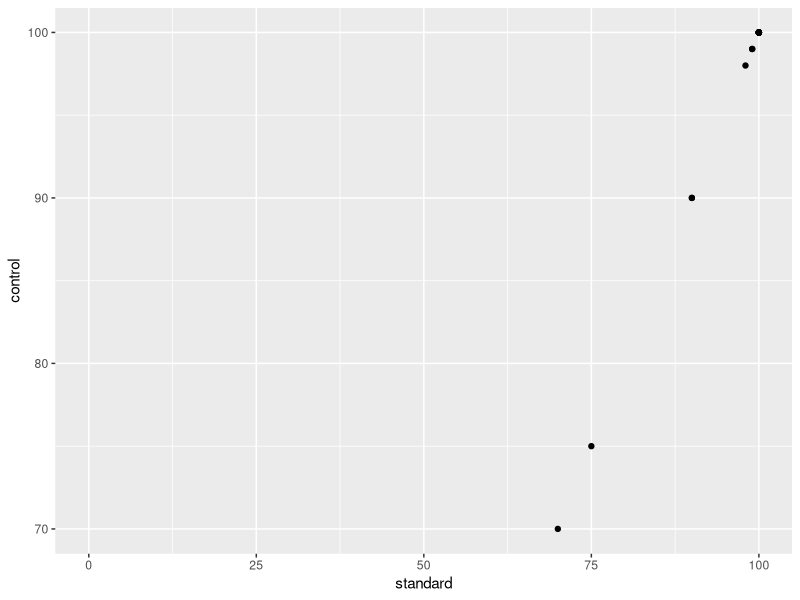

Here is the R script that generated this plot:
## ---- chunk 1
library(tidyverse)
## ---- chunk 2
data <- read.csv("Bats_Balls_2025-10-02.csv") |>
  filter(DistributionChannel == "anonymous" & Progress == "100") |>
  select(
    subject_id = ResponseId,
    date = EndDate, 
    
    cost_pencil_control = 'Pencil.Control',
    conf_pencil_control = 'Conf..Pencil.Control', 
    cost_magazine_control = Magazine_Control,
    conf_magazine_control = 'Conf..Mag..Control',
  
    cost_magazine_standard = 'Magazine.Standard', 
    conf_magazine_standard = 'Conf..Mag..Stand.', 
    cost_pencil_standard = Pencil_Standard,
    conf_pencil_standard = 'Conf..Pencil.Stand.', 
    familiar = Q10
  )
## ---- chunk 3
data
## ---- chunk 4
data_cost <- data |>
  select(subject_id, date, 
         contains("cost"))
## ---- chunk 5
data_conf <- data |>
  select(subject_id, date, 
         contains("conf"))
## ---- chunk 6
cost_long <- data_cost |>
  pivot_longer(contains("cost")) |>
  separate(name, into = c("DV", "objet", "item"), sep = "_") |>
  mutate(
    cost_clean = parse_number(value) < 1 - parse_number(value)*100,
    cost_check = parse_number(value) >= 1 - parse_number(value)
  ) |>
  filter(!is.na(cost_clean))
## ---- chunk 7
cost_long |>
 group_by(item, cost_clean) |>
  summarise(n = n())
## ---- chunk 8
  conf_long <- data_conf |>
  pivot_longer(contains("conf")) |>
  separate(name, into = c("DV", "objet", "item"), sep = "_") |>
  mutate(confidence_clean = parse_number(value))
 
## ---- chunk 9
conf_long |>
 group_by(item) |> 
  summarise(mean_confidence = mean(confidence_clean, na.rm = TRUE))
## ---- chunk 10
conf_long |> 
  # get rid of missing data 
  filter(!is.na(confidence_clean)) |> 
  # remove the object column
  select(-objet) |> 
  # make control and standard into columns
  pivot_wider(names_from = item, values_from = confidence_clean) |>
  ggplot(aes(y = control, x = standard)) + 
  geom_point()
## ---- chunk 11
?tidyr_tidy_select
